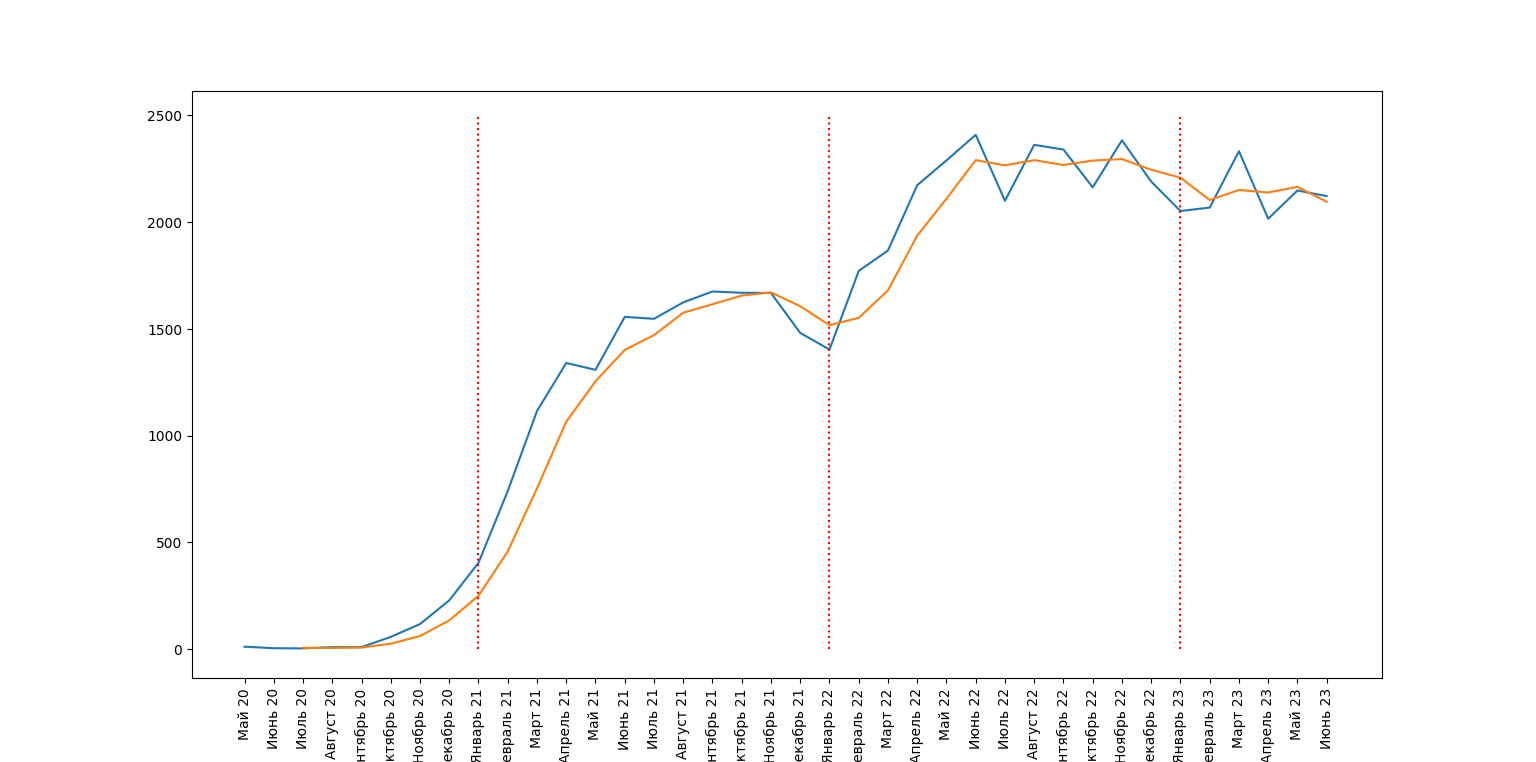

Source code (Python):
import pandas as pd
import matplotlib.pyplot as plt
from numpy import std

df = pd.read_excel('kumbsa.xlsx')
df.index = df['Дата']
df = df.drop(columns='Дата').T
dates = [i.split()[0]+' '+i.split()[1][-2:] for i in df.index]
df.index = dates

itogo = df['Итого по Столбцам'].to_frame()
itogo['SMA'] = itogo['Итого по Столбцам'].rolling(3).mean()

year_dividers = ['Январь '+str(i) for i in range(21, 24)]
plt.plot(itogo)
plt.xticks(rotation=90)
plt.vlines(year_dividers, 0, 2500, 'red', 'dotted')
plt.show()

years = {}
years[2021] = itogo.iloc[8:20, 0]
years[2022] = itogo.iloc[20:32, 0]

sums = {}
for year in years:
    sums[year] = sum(years[year])

coefs = {}
for year in years:
    coef = []
    for i in years[year]:
        coef.append(i/sums[year])
    coefs[year] = coef

coefs = pd.DataFrame(coefs)

avg = []
stdev = []
for i in range(12):
    avg.append(coefs.loc[i,:].mean())
    stdev.append(std(coefs.loc[i,:]))
coefs['avg'] = avg
coefs['stdev'] = stdev

coefs.to_csv('kumbsa_coefs.csv')
# Conclusion: too high stdev makes impossible to conclude anything from the sample
